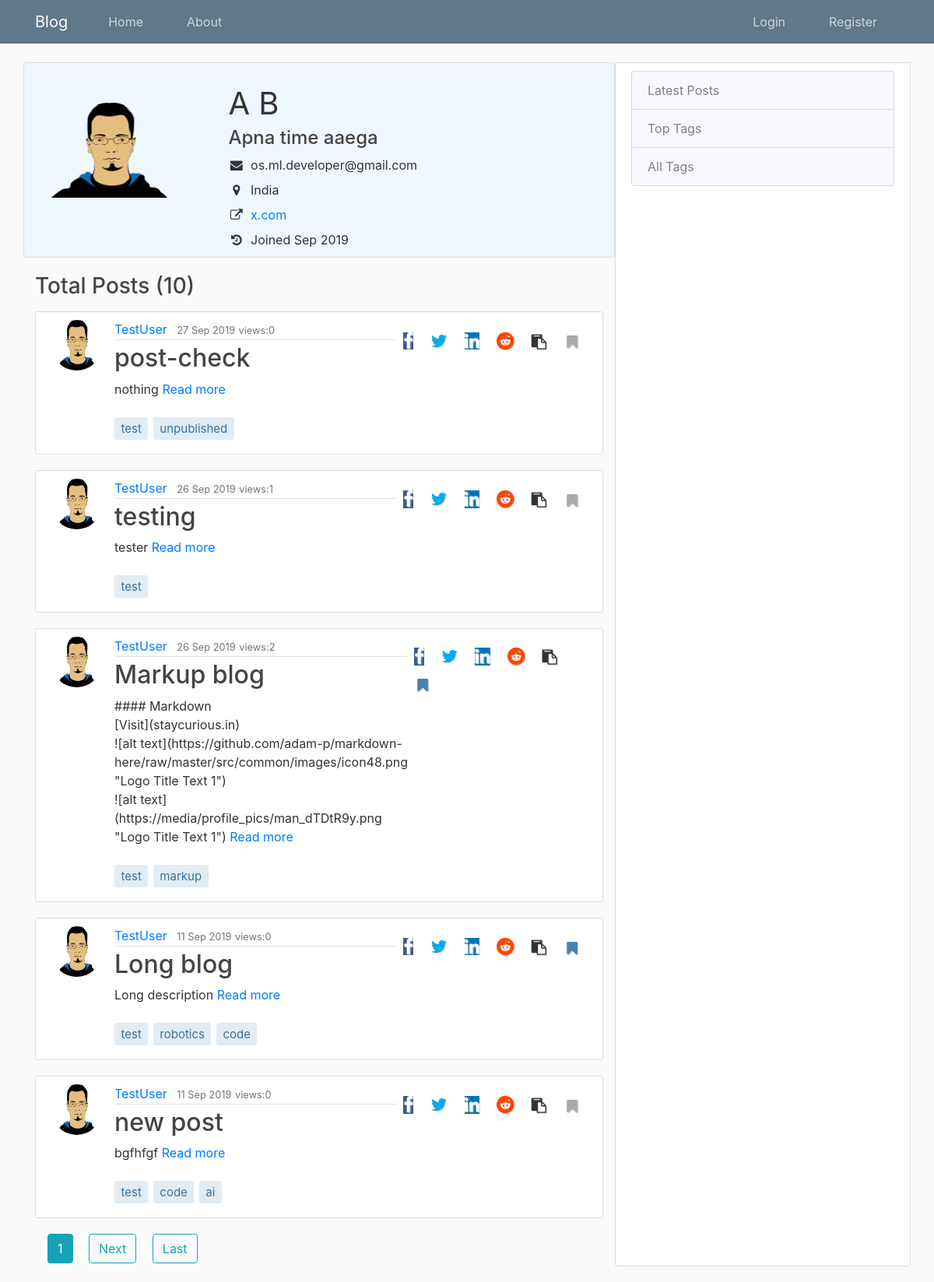
Screenshot of /blog/user/TestUser with the database file from the repository.
### Users/models.py (models this page shows, shortened)
class Profile(models.Model):
    user = models.OneToOneField(User, on_delete=models.CASCADE)
    bio = models.CharField(null=True, max_length=140, blank=True)
    image = models.ImageField(default='default.jpg', upload_to='profile_pics', blank=True)
    public = models.BooleanField(default=False)
    website = models.CharField(null=True, blank=True, max_length=80)
    location = models.CharField(null=True, max_length=200, blank=True)
    join_date = models.DateTimeField(auto_now_add=True)
    bookmarked_posts = models.ManyToManyField(Post)
    def __str__(self):
        return f'{self.user.username} Profile'
    def get_bookmarked_posts(self):
        return [post.id for post in self.bookmarked_posts.all()]

### Blog/models.py (models this page shows, shortened)
class Post(models.Model):
    title = models.CharField(help_text='Try to keep the title short, within 80 characters.', max_length=80, unique=True)
    slug = models.SlugField(default='', max_length=80)
    content = MarkupField(help_text=('This field supports all markup formatting'),
                        default='',
                        default_markup_type='markdown',
                        )
    tags = models.CharField(help_text='Enter tags separated by spaces. Do not enter more than 5 tags', max_length=80, default='', blank=True)
    date_posted = models.DateTimeField(default=timezone.now)
    last_updated = models.DateTimeField(auto_now=True)
    author = models.ForeignKey(User, null=True, on_delete=models.SET_NULL)
    publish = models.BooleanField(default=False)
    def get_tags_list(self):
        return self.tags.split()
    def get_post_detail_url(self):
        return reverse('Blog:post-detail', kwargs={'slug':self.slug})
    @property
    def hit_count(self):
        url, created = UrlHit.objects.get_or_create(url=self.get_post_detail_url())
        return url.hits

### Track/models.py (models this page shows, shortened)
class UrlHit(models.Model):
    url     = models.URLField()
    hits    = models.PositiveIntegerField(default=0)
    class Meta:
        ordering = ['-hits']

### Blog/views.py (the view)
# urls.py: path('user/<str:username>', views.UserPostListView.as_view(), name='user-posts'),
class UserPostListView(ListView):
    template_name = 'Blog/user_posts.html'   # <app>/<model>_<viewtype>.html
    context_object_name = 'posts'
    queryset = Post.objects.filter(publish=True)
    paginate_by = 5
    def get_queryset(self):
        user = get_object_or_404(User, username=self.kwargs.get('username'))
        return Post.objects.filter(author=user).order_by('-date_posted')
    def get_context_data(self, **kwargs):
        context = super(UserPostListView, self).get_context_data(**kwargs)
        context['author'] = get_object_or_404(User,
                                                username=self.kwargs.get('username')
                                                )
        context['profile'] = context['author'].profile
        return context

### Blog/templates/Blog/user_posts.html (shortened to what this page needs)
{% extends "Blog/base.html" %}
{% block content %}
{% if page_obj.paginator.count %}
    <div class="row {{profile}} content-section mt-0">
        <div class="avatar col-12 col-lg-3 col-xs-12 col-md-3 pr-3">
            <img class="user-img" src="{{ author.profile.image.url }}" alt="{{ author.first_name }} {{ author.last_name }}">
        </div>
        <div class="profile-info col-12 col-lg-9 col-xs-12 col-md-9 mt-1 pr-3">
            <ul class="list-unstyled ml-5 pr-3">
                <li class="user-name mt-2 account-heading">
                    {{ author.first_name }} {{ author.last_name }}
                </li>
                <h4 class="user-bio mb-2">
                    {{ author.profile.bio }}
                </h4>
                {% if author.profile.public %}
                <li class="user-email mt-2">
                    <span><i class="fa fa-envelope fa-fw mr-2"></i>{{ author.email }}</span>
                </li>
                {% endif %}
                {% if author.profile.location %}
                <li class="user-location mt-2">
                    <span><i class="fa fa-map-marker fa-fw mr-2"></i>{{ author.profile.location }}</span>
                </li>
                {% endif %}
                {% if author.profile.website %}
                <li class="user-website mt-2">
                    <span>
                        <i class="fa fa-external-link fa-fw mr-2"></i><a href="//{{author.profile.website}}" target="_blank">{{ author.profile.website }}</a>
                    </span>
                </li>
                {% endif %}
                <li class="user-join-date mt-2">
                    <span>
                    <i class="fa fa-history fa-fw mr-2"></i>Joined {{ author.profile.join_date|date:"M Y" }}<li>
                </span>
            </ul>
        </div>
    </div>
    <h3 class="mb-3">Total Posts ({{ page_obj.paginator.count }})</h3>
    {% include "post_list.html" %}
    {% include "paginate.html" %}
{% else %}
<h5 class="mt-5">There are no posts here.
    {% if author == user %}
    Try writing some <a class="" href="{% url 'Blog:post-create' %}">Posts</a>
    {% endif %}
</h5>
{% endif %}
{% endblock content %}

### Blog/templates/post_list.html (shortened to what this page needs)
{% for post in posts %}
<div class="media content-section">
    <img class="rounded-circle article-img" src="{{ post.author.profile.image.url }}">
    <div class="media-body">
        <div class="article-metadata">
            <a class="mr-2" href="{% url 'Blog:user-posts' post.author.username %}">{{ post.author }}</a>
            <small class="text-muted">{{ post.date_posted|date:"j M Y" }}</small>
            <small class="text-muted">views:{{post.hit_count}}</small>
        </div>
        <h2><a class="article-title" href="{% url 'Blog:post-detail' post.slug %}">{{ post.title }}</a></h2>
        <p class="article-short-des">{{ post.content|truncatewords_html:'50' }}&nbsp<span><a href="{% url 'Blog:post-detail' post.slug %}">Read more</a></p>
        {% include "tags.html" with tags=post.get_tags_list %}
    </div>
{% include "share.html" %}
</div>
{% endfor %}

### Blog/templates/tags.html (shortened to what this page needs)
<span>
{% for tag in tags %}
    <a href="{% url 'Blog:tagged' tag %}"><p class="article-tags">{{ tag }}</p></a>
{% endfor %}
</span>

### Blog/templates/share.html
{% with domain='https://staycurious.in' %}
<ul class="list-unstyled share-icon mt-2 mb-2 float-right">
    {% url 'Blog:post-detail' post.slug as link %}
    {% with domain|add:link as link %}
        <li><a href="http://www.facebook.com/sharer.php?u={{link}}" rel="nofollow noopener noreferrer" target="_blank"><i class="fa fa-facebook ml-2 mr-2"></i></a></li>
        <li><a href="http://www.twitter.com/share?text={{object.title}}&url={{link}}" rel="nofollow noopener noreferrer" target="_blank"><i class="fa fa-twitter ml-2 mr-2"></i></a></li>
        <li><a href="http://www.linkedin.com/shareArticle?mini=true&url={{link|urlencode:''}}&title={{object.title|urlencode}}&source=StayCurious-Blog" rel="nofollow noopener noreferrer" target="_blank" ><i class="fa fa-linkedin ml-2 mr-2"></i></a></li>
        <li><a href="http://www.reddit.com/submit?url={{link}}post-to-reddit-via-url&titile={{object.title|urlencode}}" rel="nofollow noopener noreferrer" target="_blank"><i class="fa fa-reddit ml-2 mr-2"></i></a></li>
        <li><a class="copy" data-text={{link}} title="Copy link"><i class="fa fa-clipboard ml-2 mr-2"></i></a></li>
        {% if post.id in profile.get_bookmarked_posts %}
        <li><a id="unbookmark" class="btn bookmark" data-post={{post.slug}} data-url={% url 'Blog:bookmark-post'%} title="Remove from bookmark"><i class="fa fa-bookmark" style="color:steelblue"></i></a></li>
        {% else %}
        <li><a id="bookmark" class="btn bookmark" data-post={{post.slug}} data-url={% url 'Blog:bookmark-post'%} title="Bookmark this post"><i class="fa fa-bookmark" style="color:darkgrey"></i></a></li>
        {% endif %}
    {% endwith %}
</ul>
{% endwith %}

### Blog/static/Blog/main.css (style rules this page uses)
body { background: #fafafa; color: #333333; margin-top: 5rem; }
h1, h2, h3, h4, h5, h6 { color: #444444; }
ul { margin: 0; }
.content-section { background: #ffffff; padding: 10px 20px; border: 1px solid #dddddd; border-radius: 3px; margin-bottom: 20px; }
.article-title { color: #444444; }
.article-content, .article-short-des { white-space: pre-line; }
.article-img { height: 65px; width: 65px; margin-right: 16px; float: left; }
.article-metadata { padding-bottom: 1px; margin-bottom: 4px; border-bottom: 1px solid #e3e3e3 }
.account-heading { font-size: 2.5rem; }
.article-tags { display: inline-block; padding: .4em .5em; margin: 0.5rem 2px 0.5rem 0; font-size: 15px; line-height: 1; white-space: nowrap; text-decoration: none; text-align: center; border-width: 1px; border-style: solid; border-radius: 3px; transition: all .15s ease-in-out; color: #39739d; background-color: #E1ECF4; border-color: #E1ECF4; }
.Profile { background-color: aliceblue; }
.profile-info { display: flex; flex-direction: column; }
.avatar { max-height: 200px; line-height: 200px; text-align: center; }
.avatar img { max-height: 100%; max-width: 100%; }
.share-icon { display: inline; font-size: 1.4rem!important; text-shadow: 1px 1px 1px #ccc; }
.share-icon li { display: inline; }
.copy, .bookmark { background-color: #fff; border: none; }
.copy, .bookmark { border: none; background: #fff; font-size: 1.2rem!important; }
.fa-facebook { background: #3b5998; color: #fff!important; }
.fa-twitter { background: fff!important; color: #00acee; }
.fa-linkedin { background: #0077b5; color: #fff !important; }
.fa-reddit { background: #fff; color: #ff4500 !important; }

### rows the page displays
Post: author.profile.image (picture), author "TestUser", date_posted "27 Sep 2019", hit_count "0", title "post-check", content "nothing", tags "test" "unpublished"
Post: author.profile.image (picture), author "TestUser", date_posted "26 Sep 2019", hit_count "1", title "testing", content "tester", tags "test"
Post: author.profile.image (picture), author "TestUser", date_posted "26 Sep 2019", hit_count "2", title "Markup blog", content "#### Markdown [Visit](staycurious.in) ![alt text](https://github.com/adam-p/markdown-here/raw/master/src/common/images/icon48.png \"Logo Title Text 1\") ![alt text](https://media/profile_pics/man_dTDtR9y.png \"Logo Title Text 1\")", tags "test" "markup"
Post: author.profile.image (picture), author "TestUser", date_posted "11 Sep 2019", hit_count "0", title "Long blog", content "Long description", tags "test" "robotics" "code"
Post: author.profile.image (picture), author "TestUser", date_posted "11 Sep 2019", hit_count "0", title "new post", content "bgfhfgf", tags "test" "code" "ai"

### other values shown
{{ author.first_name }} "A"
{{ author.last_name }} "B"
{{ author.profile.bio }} "Apna time aaega"
{{ author.email }} "os.ml.developer@gmail.com"
{{ author.profile.location }} "India"
{{ author.profile.website }} "x.com"
{{ author.profile.join_date|date:"M Y" }} "Sep 2019"
{{ page_obj.paginator.count }} "10"
{{ num }} "1"
